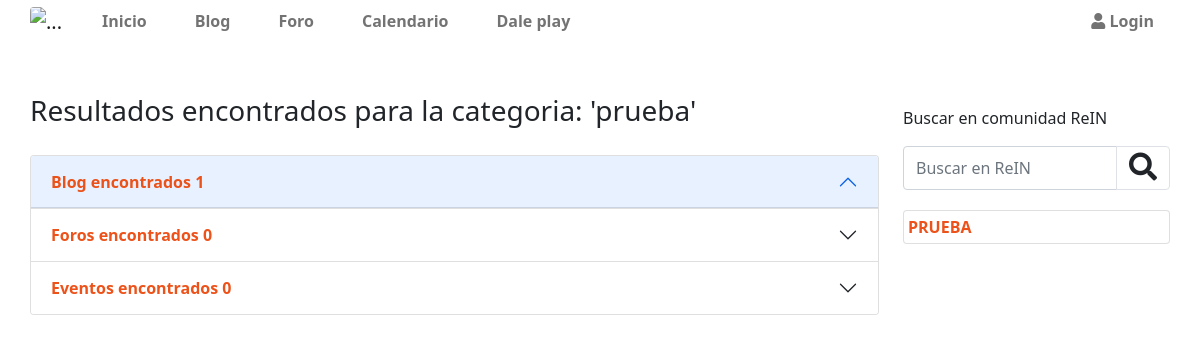
/resultadosporcategoria/1, run on an earlier commit of the app's database.
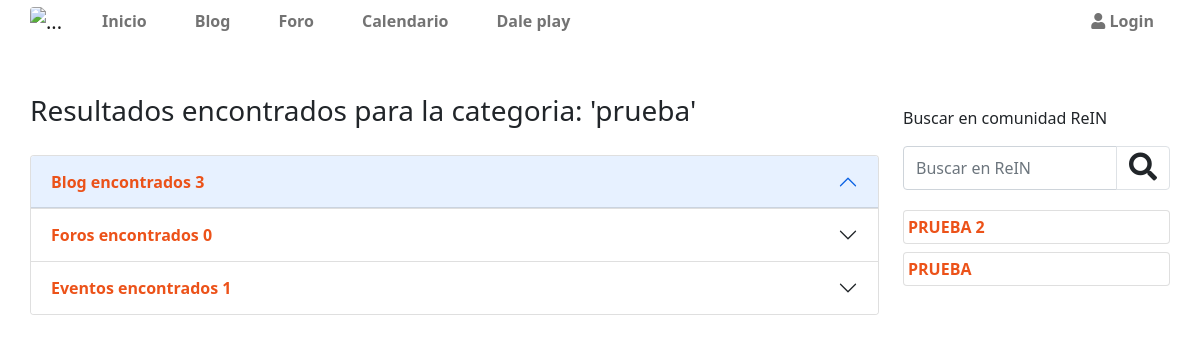
And on a later commit of the database.
### appcategorias/models.py (models this page shows, shortened)
class categorias(models.Model):
    nombre=models.CharField(max_length=50)
    created=models.DateTimeField(auto_now_add=True)
    updated=models.DateTimeField(auto_now_add=True)
    class Meta:
        verbose_name='categoria'
        verbose_name_plural='categorias'
        ordering = ['-created']

### apprein/views.py (the view)
# urls.py: path('resultadosporcategoria/<id>',views.resultadosporcategoria,name='resultadosporcategoria'),
def resultadosporcategoria(request,id):
     articuloblog = blogm.objects.filter(categoriablog = id)
     articuloforo = forom.objects.filter(categoriasforo = id)
     articuloevento = eventosm.objects.filter(categoriaevento = id)
     valor = categorias.objects.get(id=id)
     contexto = {
          'articuloblogporcat': articuloblog,
          'articuloforoporcat': articuloforo,
          'articuloeventoporcat': articuloevento,
          'valorporcategorias':valor,
          'resultadosblogporcat': blogm.objects.filter(categoriablog = id).count(),
          'resultadosforoporcat': forom.objects.filter(categoriasforo = id).count(),
          'resultadoseventoporcat': eventosm.objects.filter(categoriaevento = valor).count(),
     }
     return render(request,'apprein/resultadosporcategoria.html',contexto)

### apprein/context_processors.py (called while the page is built)
def data_templates(request):
    cat = categorias.objects.all()
    subcat = subcategorias.objects.all()
    blog = blogm.objects.all()
    notiblog = notificacionesblog.objects.all().count()
    notiforo = notificacionesforo.objects.all().count()
    notieventos = notificacioneseventos.objects.all().count()
    return{
        'categorias':cat,
        'subcat':subcat,
        'notificaciones':(notiblog+notiforo+notieventos)
    }

### apprein/templates/apprein/resultadosporcategoria.html (shortened to what this page needs)
{% extends 'apprein/plantilla.html' %}
{% load static %}
{% load humanize %}
{% block content %}
<div class="row">
    <div class="col-lg-12">
        <h3 class="mb-4 py-1">Resultados encontrados para la categoria: '{{valorporcategorias.nombre}}'</h3>
        <div class="accordion mt-4" id="accordionExample">
            <div class="accordion-item">
                <h2 class="accordion-header" id="headingOne">
                    <button class="accordion-button fw-bold enlace" type="button" data-bs-toggle="collapse"
                        data-bs-target="#collapseOne" aria-expanded="true" aria-controls="collapseOne">
                        Blog encontrados {{resultadosblogporcat}}
                    </button>
                </h2>
            </div>
            <div class="accordion-item">
                <h2 class="accordion-header" id="headingTwo">
                    <button class="accordion-button collapsed fw-bold enlace" type="button" data-bs-toggle="collapse"
                        data-bs-target="#collapseTwo" aria-expanded="false" aria-controls="collapseTwo">
                        Foros encontrados {{resultadosforoporcat}}
                    </button>
                </h2>
            </div>
            <div class="accordion-item">
                <h2 class="accordion-header" id="headingThree">
                    <button class="accordion-button collapsed fw-bold enlace" type="button" data-bs-toggle="collapse"
                        data-bs-target="#collapseThree" aria-expanded="false" aria-controls="collapseThree">
                        Eventos encontrados {{resultadoseventoporcat}}
                    </button>
                </h2>
            </div>
        </div>
    </div>
</div>
{% endblock  %}

### apprein/templates/apprein/snipets/apprein/sidebar.html (shortened to what this page needs)
<div class="col-12 col-lg-3">
    <p class="mt-3">Buscar en comunidad ReIN</p>
    <form action="/apprein/buscador/" method="get" class="d-flex">
        <div class="input-group mb-3">
          <input type="text" name="buscar" class="form-control" value="{{valor}}"  placeholder="Buscar en ReIN" aria-label="Recipient's username" aria-describedby="button-addon2" required>
          <button class="btn btn-outline-light border" type="submit" id="button-addon2"><i class="fas fa-search fs-3 text-dark"></i></button>
        </div>
      </form>
    {% if categorias %}
        {% for cat in categorias  %}
        <ul class="list-group">
            <li class="list-group-item d-flex my-1 justify-content-between p-1 ">
                <div class="d-flex">
                    <a href="{% url 'resultadosporcategoria' cat.id %}" class=" text-uppercase enlace m-auto fw-bold">{{cat.nombre}}</a>
                </div>
            </li>
        </ul>
        {% endfor %}
    {% endif %}
    </div>
  </div>

What changed in the data, as far as the page shows it:
added categorias: nombre "PRUEBA 2"
Also different on the page:
{{ resultadosblogporcat }}: "1" → "3"
{{ resultadoseventoporcat }}: "0" → "1"
